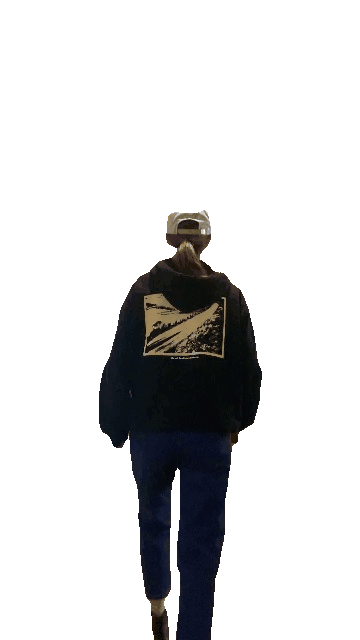
#> input picture Position_Traking/walking.gif, 360 x 640 px
$ python track_position.py
#> lines starting #> are read from the running program, lines starting #| are printed output that depends on the picture; after the words box and inside, x2 and y2 are one past the last pixel; in counts of white or black regions, pixels touching at a corner belong together

from PIL import Image
# from PIL import GifImagePlugin
import cv2
import numpy as np
import os

#root_dir = os.path.dirname('/Users/apple/Desktop/414project/')

input_video = Image.open("./walking.gif")
#> input_video is the input picture: PIL image 360x640 P; mean R, G, B, A 4.8, 4.9, 5.6, 44.9
frame_length = input_video.n_frames
#> frame_length = 248


def track_position_per_frame(f_num):
	image = cv2.imread('./walking_frames/frame{}.png'.format(f_num), cv2.IMREAD_UNCHANGED)
	#make mask of where the transparent bits are
	bg_mask = image[:,:,3] == 0
	fg_mask = image[:,:,3] != 0

	#replace areas of transparency with black and not transparent with white
	image[bg_mask] = [0, 0, 0, 0] #black
	image[fg_mask] = [255,255,255, 255] #white

	#new image without alpha channel...
	img = cv2.cvtColor(image, cv2.COLOR_BGRA2BGR)
	white_ = [255,255,255]
	#zipped = np.argwhere(img == white_)[0]
	zipped_coordinates = np.argwhere(np.all(img == white_,axis =2))
	#current_position['YX'] = zipped_coordinates[0]
	current_position = (zipped_coordinates[-1].tolist())
	current_position = [i * 3 for i in current_position]
	current_position[0],current_position[1] = current_position[1],current_position[0]

	return current_position

# remain to be changed
def draw_points(img, current_position):
	# img = cv2.circle(img, (top_X,top_Y), radius=4, color=(0, 0, 255), thickness=-1)
	new_img =cv2.circle(img, (current_position[1],current_position[0]), radius=4, color=(0, 0, 255), thickness=-1)
	cv2.imshow('foot position',new_img)
	cv2.waitKey()


def main(frame_length):
	input_video = Image.open("./walking.gif")
	frame_length = input_video.n_frames
	motion_trail = []
	cut_frames = list(range(0, frame_length, 15))
	for i in cut_frames:
		input_video.seek(i)
		input_video.save('./walking_frames/frame{}.png'.format(i))
		motion_trail.append(track_position_per_frame(i))
	print(motion_trail)
	with open("2d_coordinates.txt", 'w') as file:
		for row in motion_trail:
			s = " ".join(map(str, row))
			file.write(s+'\n')

if __name__ == '__main__':
    main(frame_length)
#> in track_position_per_frame, `image = cv2.imread('./walking_frames/frame{}.png'.format(f_num), cv2.I..`:
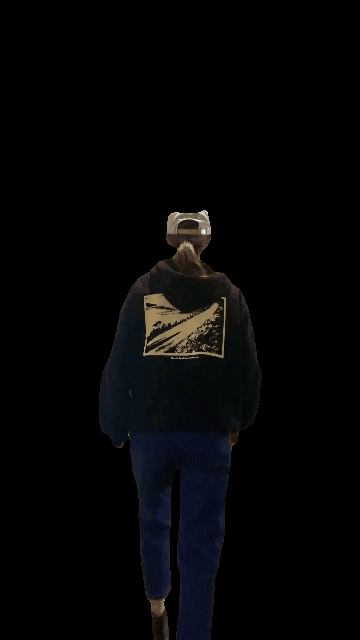
#> image: shape (640, 360, 4); mean B, G, R, A 5.6, 4.9, 4.8, 44.9
#> in track_position_per_frame, `bg_mask = image[:,:,3] == 0`:
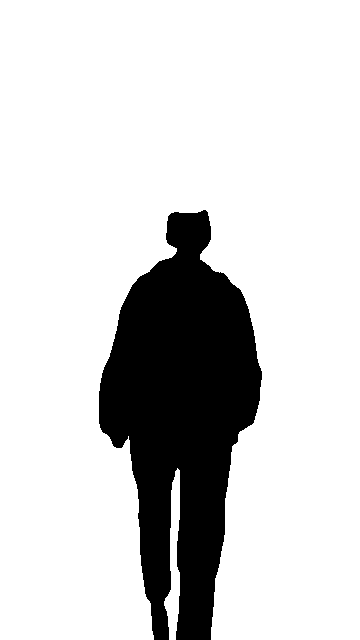
#> bg_mask: shape (640, 360) bool; 82.4% white; 1 black region, box (x1, y1, x2, y2) and area: (99, 210, 262, 640) 40579
#> in track_position_per_frame, `image[fg_mask] = [255,255,255, 255]`:
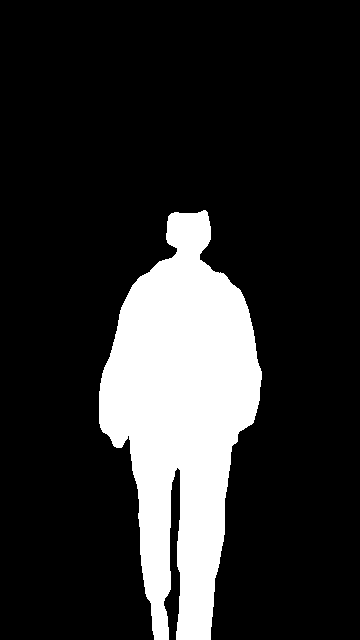
#> image: shape (640, 360, 4); 17.61% of pixels changed, all inside (x1, y1, x2, y2) = (99, 210, 262, 640)
#> in track_position_per_frame, `zipped_coordinates = np.argwhere(np.all(img == white_,axis =2))`: zipped_coordinates = 40579 pairs, first value 210 to 639, second value 99 to 261
#> in track_position_per_frame, `current_position = (zipped_coordinates[-1].tolist())`: current_position = [639, 210]
#> in track_position_per_frame, `current_position = [i * 3 for i in current_position]`: current_position = [1917, 630]
#> (printed output is left out)
#> the loop in main, `for row in motion_trail:` made 17 passes
#> row on passes 1 to 12: [630, 1917], [486, 1917], [582, 1704], [513, 1503], [501, 1389], [600, 1326], [666, 1299], [666, 1299], [663, 1299], [561, 1296], [507, 1290], [531, 1377]
